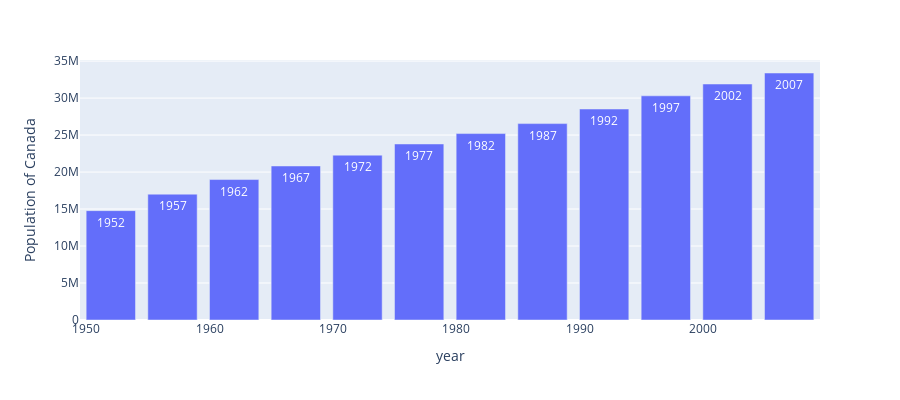

This figure's notebook cell:
### Code cell
px.bar(data_canada, 
       x="year", y="pop", 
       text="year", 
       hover_data=["lifeExp", "gdpPercap"], 
       labels= {"pop": "Population of Canada"}, 
       height=400
       )

### Figure 1 — Plotly figure (JSON) as saved in the notebook; plotly's stock layout.template omitted (floating-point values rounded to 4 significant figures)
{"data": [{"alignmentgroup": "True", "customdata": [[68.75, 11370.0], [69.96, 12490.0], [71.3, 13460.0], [72.13, 16080.0], [72.88, 18970.0], [74.21, 22090.0], [75.76, 22900.0], [76.86, 26630.0], [77.95, 26340.0], [78.61, 28950.0], [79.77, 33330.0], [80.65, 36320.0]], "hovertemplate": "year=%{text}<br>Population of Canada=%{y}<br>lifeExp=%{customdata[0]}<br>gdpPercap=%{customdata[1]}<extra></extra>", "legendgroup": "", "marker": {"color": "#636efa", "pattern": {"shape": ""}}, "name": "", "offsetgroup": "", "orientation": "v", "showlegend": false, "text": [1952, 1957, 1962, 1967, 1972, 1977, 1982, 1987, 1992, 1997, 2002, 2007], "textposition": "auto", "type": "bar", "x": [1952, 1957, 1962, 1967, 1972, 1977, 1982, 1987, 1992, 1997, 2002, 2007], "xaxis": "x", "y": [14785584, 17010154, 18985849, 20819767, 22284500, 23796400, 25201900, 26549700, 28523502, 30305843, 31902268, 33390141], "yaxis": "y"}], "layout": {"barmode": "relative", "height": 400, "legend": {"tracegroupgap": 0}, "margin": {"t": 60}, "xaxis": {"anchor": "y", "domain": [0, 1], "title": {"text": "year"}}, "yaxis": {"anchor": "x", "domain": [0, 1], "title": {"text": "Population of Canada"}}}}
